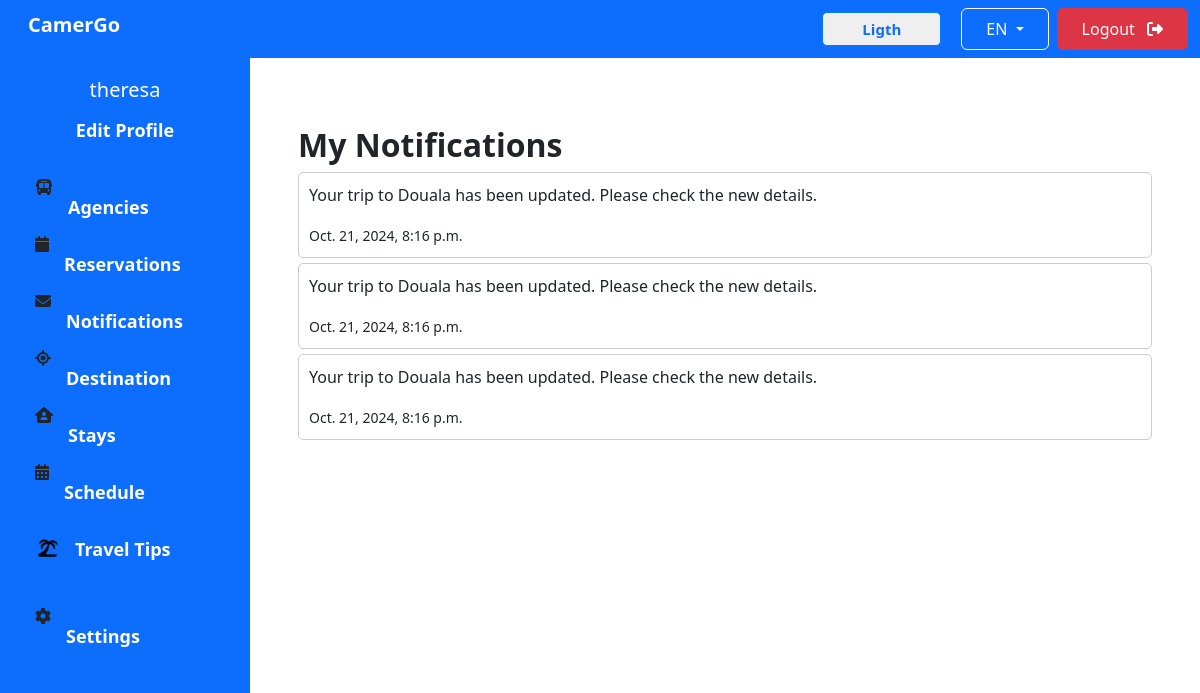
The page /notifications/ (signed in) on the database its author committed.
### accounts/models.py (models this page shows, shortened)
class CustomUser(AbstractUser):
    ROLE_CHOICES = [
        ('admin', 'Admin'),
        ('accommodation_receptionist', 'Accommodation_Receptionist'),
        ('agency_receptionist', 'Agency_Receptionist'),
        ('client', 'Client'),
    ]
    roles = models.CharField(max_length=50, choices=ROLE_CHOICES, null=True, blank=True, default='client')

class Notification(models.Model):
    NOTIFICATION_TYPES = (
        ('info', 'Information'),
        ('warning', 'Warning'),
        ('success', 'Success'),
        ('error', 'Error'),
    )
    recipient = models.ForeignKey(CustomUser, on_delete=models.CASCADE, related_name='notifications')
    message = models.TextField()
    notification_type = models.CharField(max_length=10, choices=NOTIFICATION_TYPES, default='info')
    created_at = models.DateTimeField(auto_now_add=True)
    is_read = models.BooleanField(default=False)

### accounts/views.py (the view)
# urls.py: path('notifications/', views.list_user_notifications, name='notifications'),
@login_required
def list_user_notifications(request):
    notifications = request.user.notifications.all().order_by('-created_at')
    return render(request, 'pages/UserDashboard/notifications.html', {'notifications': notifications})

### accounts/templates/pages/UserDashboard/notifications.html (shortened to what this page needs)
{% extends "pages/UserDashboard/base.html" %}
{% load static %}
{% block content %}
    <div class="content p-5">
        <h2 class="title-titre">My Notifications</h2>
        {% for notification in notifications %}
            <div class="notification {% if notification.is_read %}read{% endif %}">
                <p>{{ notification.message }}</p>
                <small>{{ notification.created_at }}</small>
            </div>
        {% empty %}
            <p>You have no notifications.</p>
        {% endfor %}
    </div>
{% endblock %}

### accounts/templates/pages/UserDashboard/base.html (shortened to what this page needs)
{% load static %}
<!DOCTYPE html>
<html lang="en">
<head>
    <link rel="stylesheet" href="{% static 'css/UserDashboard/destination.css' %}">
    <link rel="stylesheet" href="{% static 'css/UserDashboard/agency.css' %}">
    <link rel="stylesheet" href="{% static 'css/UserDashboard/stays.css' %}">
    <link rel="stylesheet" href="{% static 'css/UserDashboard/reservation.css' %}">
    <link href="https://cdn.jsdelivr.net/npm/bootstrap@5.3.3/dist/css/bootstrap.min.css" rel="stylesheet">
    <link rel="stylesheet" href="../../../static/css/basic.css">
     <link rel="stylesheet" href="https://cdnjs.cloudflare.com/ajax/libs/font-awesome/6.5.2/css/all.min.css"
 />
</head>
<body>
    <nav class="navbar navbar-expand-lg navbar-light bg-primary">
        <div class="container-fluid">
            <h4 class="navbar-brand text-white fw-bold ms-3">CamerGo</h4>
            <div class="d-flex align-items-center ms-auto">
                <button class="btn1"><a href="#" class="text-decoration-none px-4 py-2" id="darkModeToggle">Ligth</a></button>
                <div class="dropdown me-2">
                    <button class="btn px-4 py-2 btn-outline-light dropdown-toggle" type="button" id="languageDropdown" data-bs-toggle="dropdown" aria-expanded="false">
                        EN
                    </button>
                </div>
                <div class="">
                    <a href="{% url 'logout' %}" class="btn btn-danger px-4 py-2">Logout <i class="ms-2 fa-solid fa-right-from-bracket"></i></a></div>
            </div>
        </div>
    </nav>
    <div class="sidebar bg-primary">
        <div class="profile">
            {% if user.is_authenticated %}
                <h5>{{ user.username }}</h5>
            {% else %}
                <h5>Hello, Guest!</h5>
            {% endif %}
            <a href="{% url 'create_profile' %}" class="text-white">Edit Profile</a>
        </div>
        <div class="menu">
            <div class="menu-item">
                <i class="fa-solid fa-bus"></i>
                <a href="{% url 'list_agency' %}">Agencies</a>
            </div>
            <div class="menu-item">
                <i class="fa-solid fa-calendar"></i>
                <a href="{% url 'list_client_reservations' %}">Reservations</a>
            </div>
            <div class="menu-item">
                <i class="fa-solid fa-envelope"></i>
                <a href="{% url 'notifications' %}">Notifications</a>
            </div>
            <div class="menu-item1">
                <i class="fa-solid fa-location-crosshairs"></i>
                <a href="{% url 'destination' %}">Destination</a>
            </div>
            <div class="menu-item">
                <i class="fa-solid fa-house-user"></i>
                <a href="{% url 'accommodation_list' %}">Stays</a>
            </div>
            <div class="menu-item">
                <i class="fa-solid fa-calendar-days"></i>
                <a href="{% url 'list_schedules' %}">Schedule</a>
            </div>
            <div class="menu-item">
                <img src="./../../../static/image/logos/Beach.png" alt="Travel Tips">
                <a href="#">Travel Tips</a>
            </div>
            <div class="settings">
                <i class="fa-solid fa-gear"></i>
                <a href="#">Settings</a>
            </div>
        </div>
    </div>
    <main>{% block content %} {% endblock %}</main>
</body>

### accounts/static/css/UserDashboard/destination.css (style rules this page uses)
body { font-family: "Space Grotesk", sans-serif; }
.navbar { position:fixed; }
.navbar .btn1 { text-decoration: none; border: solid #007BFF 1px; border-radius: 5px; margin-right: 20px; padding: 5px 15px; font-size: 15px; font-weight: bold; }
.sidebar { width: 250px; background-color: #4db8ff; padding-top: 20px; height: 100vh; position: fixed; }
.menu-item { display: flex; }
.menu-item img { width: 25px; height: 35px; margin-top: 10px; }
.menu-item1 { display: flex; }
.settings { display: flex; margin-top: 30px; }
.sidebar a { padding: 15px; text-decoration: none; font-size: 18px; color: white; display: block; }
.sidebar .menu { padding-left: 35px; }
.sidebar .profile { text-align: center; padding-bottom: 20px; }
.sidebar .profile h5 { color: white; margin: 0; }
.content { margin-left: 250px; padding: 20px; }

### accounts/static/css/UserDashboard/agency.css (style rules this page uses)
body { font-family: "Space Grotesk", sans-serif; }
.navbar { position:fixed; bottom: 0; right: 0; }
.navbar .btn1 { text-decoration: none; border: solid #007BFF 1px; border-radius: 5px; margin-right: 20px; padding: 5px 15px; font-size: 15px; font-weight: bold; }
.sidebar { width: 250px; background-color: #4db8ff; padding-top: 20px; height: 100vh; position: fixed; }
.menu-item { display: flex; }
.menu-item img { width: 25px; height: 35px; margin-top: 10px; }
.menu-item1 { display: flex; }
.settings { display: flex; margin-top: 30px; }
.sidebar a { padding: 15px; text-decoration: none; font-size: 18px; color: white; display: block; transition: all 1s; }
.sidebar .menu { padding-left: 35px; }
.sidebar .profile { text-align: center; padding-bottom: 20px; }
.sidebar .profile h5 { color: white; margin: 0; }
.content { margin-left: 250px; padding: 20px; }
a { text-decoration: none; color: white; font-weight: bold; transition: all 0.2s ease; }
.title-titre { font-weight: bold; }

### accounts/static/css/UserDashboard/stays.css (style rules this page uses)
body { font-family: Arial, sans-serif; }
.navbar { position:fixed; bottom: 0; right: 0; }
.navbar .btn1 { text-decoration: none; border: solid #007BFF 1px; border-radius: 5px; margin-right: 20px; padding: 5px 15px; font-size: 15px; font-weight: bold; }
.sidebar { width: 250px; background-color: #4db8ff; padding-top: 20px; height: 100vh; position: fixed; }
.menu-item { display: flex; }
.menu-item img { width: 25px; height: 35px; margin-top: 10px; }
.menu-item1 { display: flex; }
.settings { display: flex; margin-top: 30px; }
.sidebar a { padding: 15px; text-decoration: none; font-size: 18px; color: white; display: block; }
.sidebar .menu { padding-left: 35px; }
.sidebar .profile { text-align: center; padding-bottom: 20px; }
.sidebar .profile h5 { color: white; margin: 0; }
.content { margin-left: 250px; padding: 20px; }
.navbar { position:relative; }
.content { margin-left: 250px; margin-top: 20px; padding: 20px; }

### accounts/templates/pages/UserDashboard/notifications.html (style rules this page uses)
.notification { border: 1px solid #ccc; padding: 10px; margin-bottom: 5px; border-radius: 5px; }

### rows shown on the page
CustomUser: username "theresa"
Notification: message "Your trip to Douala has been updated. Please check the new details.", created_at "Oct. 21, 2024, 8:16 p.m."
Notification: message "Your trip to Douala has been updated. Please check the new details.", created_at "Oct. 21, 2024, 8:16 p.m."
Notification: message "Your trip to Douala has been updated. Please check the new details.", created_at "Oct. 21, 2024, 8:16 p.m."
